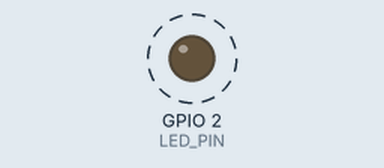
Simulated run of this sketch. Board: ESP32. Parts: output pins drawn as LEDs (lit = HIGH). Dashed ring = blinking. What the sketch prints to the serial monitor is not drawn.

Above: at 0.2 s.
Timing chart, 0 to 3.0 s (numbered marks = the images above):
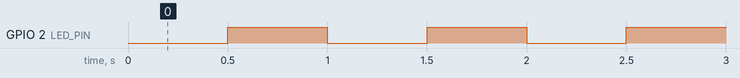

The sketch:

led_1hz_millis.ino
```cpp
// ESP32板载LED引脚定义
#define LED_PIN 2

// 记录上一次状态翻转的时间
unsigned long previousTime = 0;
// 翻转间隔 500ms，整体周期1000ms = 1Hz
const unsigned long interval = 500;
// LED当前状态标记
bool ledState = LOW;

void setup() {
  pinMode(LED_PIN, OUTPUT);
  Serial.begin(115200);
  Serial.println("程序启动，LED以1Hz频率闪烁");
}

void loop() {
  // 获取当前系统运行总毫秒数
  unsigned long currentTime = millis();

  // 判断是否达到定时间隔
  if (currentTime - previousTime >= interval)
  {
    previousTime = currentTime;
    // 翻转LED电平
    ledState = !ledState;
    digitalWrite(LED_PIN, ledState);

    // 串口打印当前时间与LED状态，其余逻辑完全不变
    if (ledState == HIGH)
    {
      Serial.printf("time: %lu ms, LED ON\n", currentTime);
    }
    else
    {
      Serial.printf("time: %lu ms, LED OFF\n", currentTime);
    }
  }
}
```

Measured:
- by itself, GPIO 2 (LED_PIN): alternates HIGH for 0.50 s and LOW for 0.50 s
